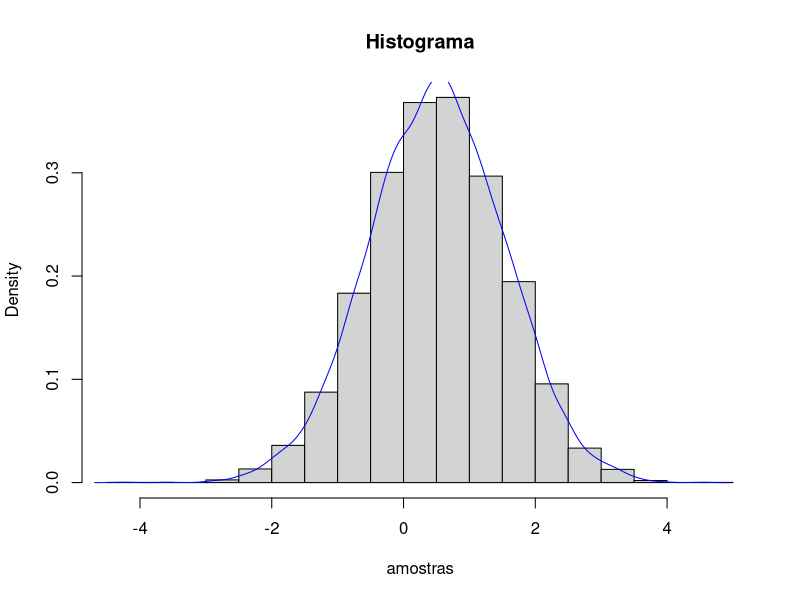
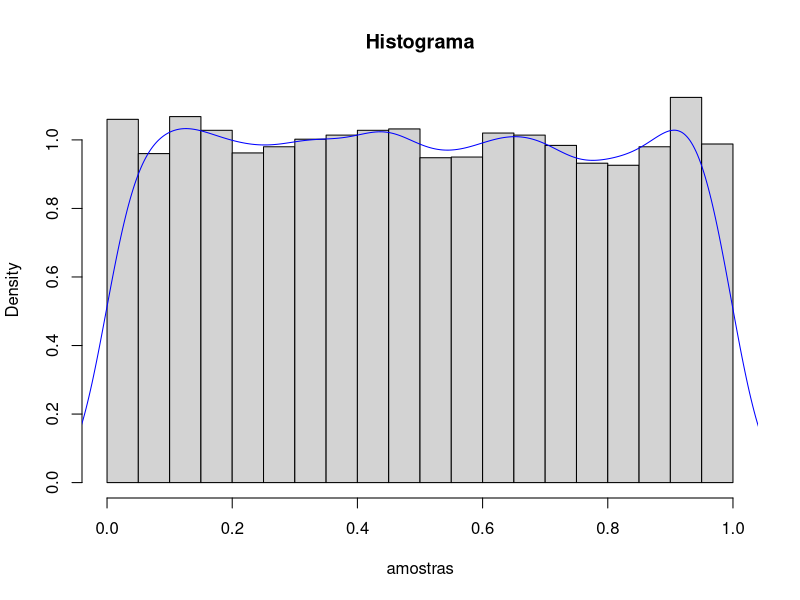
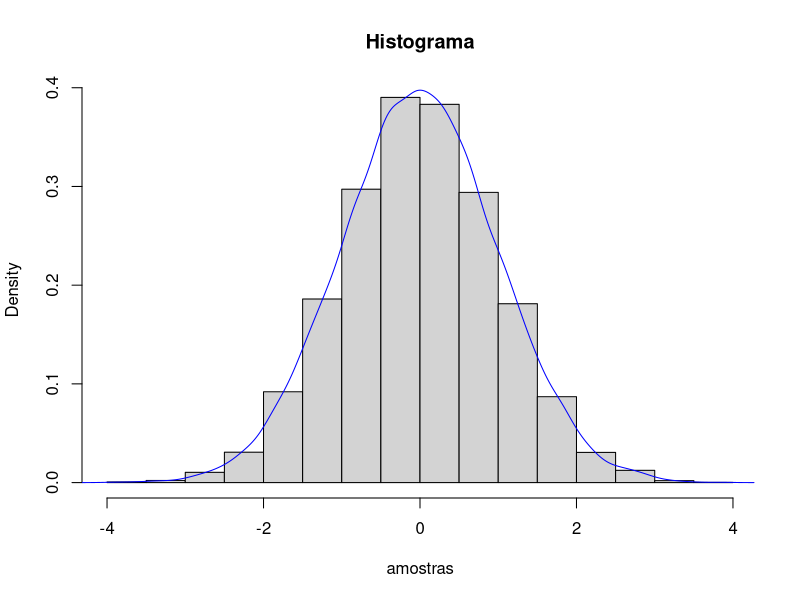
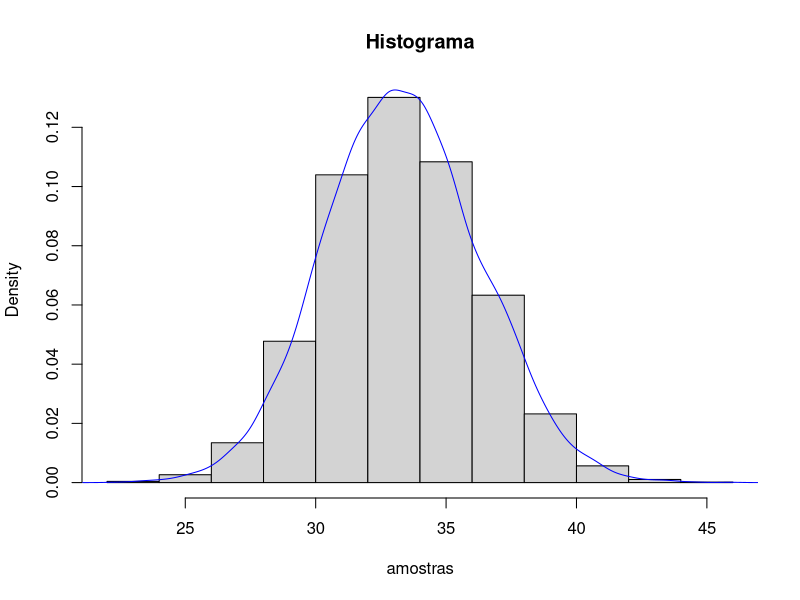
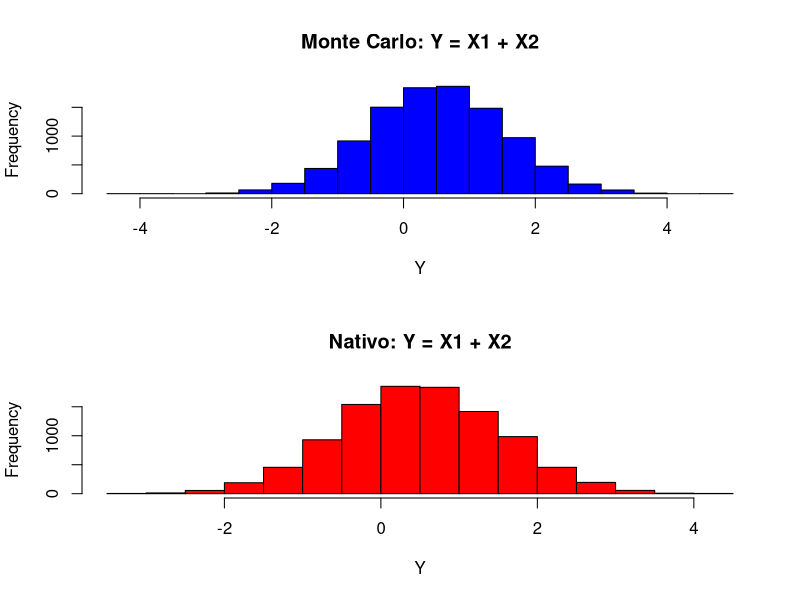
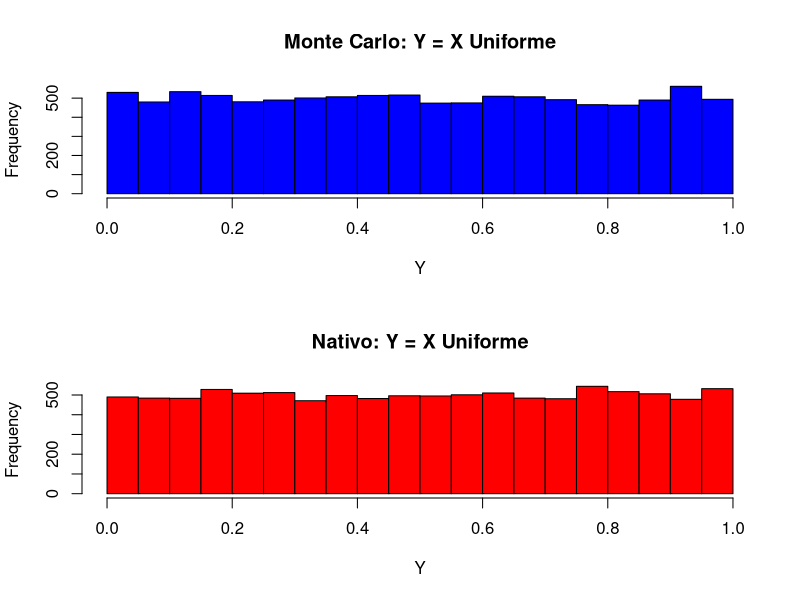
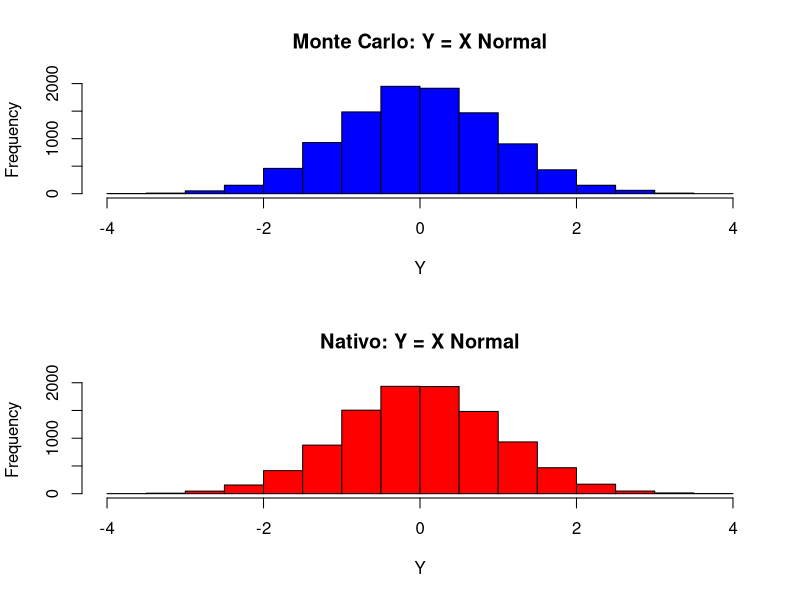
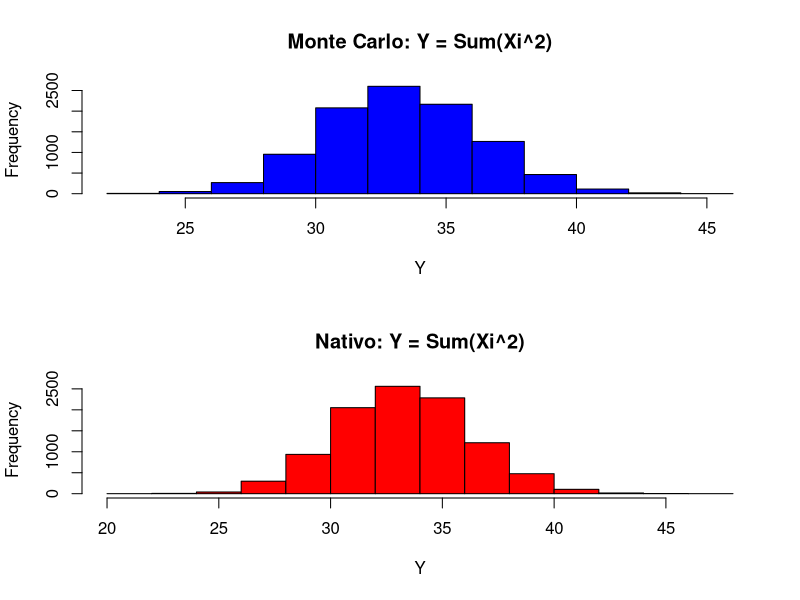

These charts were generated, in order, by the following R code:
# 1. Implementar o LCG
# Função LCG
set.seed(123)
lcg <- function(m = 2^31 - 1, a = 1664525, c = 1013904223, X0 = 1, N) {
  x <- numeric(N)
  x[1] <- X0
  for (i in 2:N) {
    x[i] <- (a * x[i-1] + c) %% m
  }
  # Normalizar para o intervalo [0, 1]
  u <- x / m
  return(u)
}

# Teste da função LCG
N <- 1000
lcg_vals <- lcg(N = N)
head(lcg_vals)



# 2. Implementar a Inverse Transform Sampling
inverse_transform_sampling <- function(U, dist = "uniform", params = list()) {
  if (dist == "uniform") {
    a <- ifelse(is.null(params$a), 0, params$a)
    b <- ifelse(is.null(params$b), 1, params$b)
    return(a + (b - a) * U)
  } else if (dist == "normal") {
    mu <- ifelse(is.null(params$mu), 0, params$mu)
    sigma <- ifelse(is.null(params$sigma), 1, params$sigma)
    return(qnorm(U, mean = mu, sd = sigma))
  }
  stop("Distribuição não suportada")
}

# Teste da função Inverse Transform Sampling
uniform_samples <- inverse_transform_sampling(lcg_vals, dist = "uniform", params = list(a = 0, b = 1))
normal_samples <- inverse_transform_sampling(lcg_vals, dist = "normal", params = list(mu = 0, sigma = 1))
head(uniform_samples)
head(normal_samples)



# 3. Implementar o Método de Monte Carlo com critério de parada por convergência
monte_carlo <- function(func, n_max = 10000, tol = 1e-6) {
  estimates <- numeric(n_max)
  for (n in 1:n_max) {
    estimates[n] <- func()
    if (n > 1) {
      if (abs(estimates[n] - estimates[n-1]) < tol) {
        return(list(estimate = mean(estimates[1:n]), sd = sd(estimates[1:n]), n = n))
      }
    }
  }
  return(list(estimate = mean(estimates), sd = sd(estimates), n = n_max))
}

# Funções de teste
func_uniform <- function() { sum(runif(100, 0, 1)^2) }
func_normal <- function() { rnorm(1, mean = 0, sd = 1) }

# Teste da função Monte Carlo
result_uniform <- monte_carlo(func_uniform)
result_normal <- monte_carlo(func_normal)

print(result_uniform)
print(result_normal)



# 4. Testar a rotina implementada no método de Monte Carlo nos cenários fornecidos
# Cenário 1: Y=X1+X2, X1: uniforme, (0, 1) e X2: normal, (0,1)
monte_carlo_Y1 <- function() {
  X1 <- runif(1, 0, 1)
  X2 <- rnorm(1, 0, 1)
  return(X1 + X2)
}
result_Y1 <- monte_carlo(monte_carlo_Y1)


# Cenário 2: Y=X2, X: uniforme (0,1) ou normal (0, 1)
monte_carlo_Y2_uniform <- function() { return(runif(1, 0, 1)) }
monte_carlo_Y2_normal <- function() { return(rnorm(1, 0, 1)) }

result_Y2_uniform <- monte_carlo(monte_carlo_Y2_uniform)
result_Y2_normal <- monte_carlo(monte_carlo_Y2_normal)


# Cenário 3: Y=Sum(Xi2), i=1,...,100; Xi: uniforme, (0,1);
monte_carlo_Y3 <- function() {
  X <- runif(100, 0, 1)
  return(sum(X^2))
}
result_Y3 <- monte_carlo(monte_carlo_Y3)


# 5. Obter a média, desvio padrão, histograma e/ou PDF de Y
# Função para obter estatísticas
obter_estatisticas <- function(amostras) {
  media <- mean(amostras)
  desvio_padrao <- sd(amostras)
  hist(amostras, probability = TRUE, main = "Histograma")
  lines(density(amostras), col = "blue")
  return(list(media = media, desvio_padrao = desvio_padrao))
}

# Obter amostras
amostras_Y1 <- replicate(10000, monte_carlo_Y1())
amostras_Y2_uniform <- replicate(10000, monte_carlo_Y2_uniform())
amostras_Y2_normal <- replicate(10000, monte_carlo_Y2_normal())
amostras_Y3 <- replicate(10000, monte_carlo_Y3())

# Estatísticas
estatisticas_Y1 <- obter_estatisticas(amostras_Y1)
estatisticas_Y2_uniform <- obter_estatisticas(amostras_Y2_uniform)
estatisticas_Y2_normal <- obter_estatisticas(amostras_Y2_normal)
estatisticas_Y3 <- obter_estatisticas(amostras_Y3)

print(estatisticas_Y1)
print(estatisticas_Y2_uniform)
print(estatisticas_Y2_normal)
print(estatisticas_Y3)



# 6. Comparar o resultado e a taxa de convergência com a função de geração de números aleatórios nativa em R
# Função Monte Carlo com amostras nativas de R
monte_carlo_native <- function(func, n_max = 10000, tol = 1e-6) {
  estimates <- numeric(n_max)
  for (n in 1:n_max) {
    estimates[n] <- func()
    if (n > 1) {
      if (abs(estimates[n] - estimates[n-1]) < tol) {
        return(list(estimate = mean(estimates[1:n]), sd = sd(estimates[1:n]), n = n))
      }
    }
  }
  return(list(estimate = mean(estimates), sd = sd(estimates), n = n_max))
}

# Teste com funções nativas
result_native_Y1 <- monte_carlo_native(monte_carlo_Y1)
result_native_Y2_uniform <- monte_carlo_native(monte_carlo_Y2_uniform)
result_native_Y2_normal <- monte_carlo_native(monte_carlo_Y2_normal)
result_native_Y3 <- monte_carlo_native(monte_carlo_Y3)


# Comparando os resultados
cat("Comparação - Cenário 1:\n")
cat("Monte Carlo - Média:", result_Y1$estimate, "Desvio Padrão:", result_Y1$sd, "\n")
cat("Nativo - Média:", result_native_Y1$estimate, "Desvio Padrão:", result_native_Y1$sd, "\n\n")

cat("Comparação - Cenário 2 - Uniforme:\n")
cat("Monte Carlo - Média:", result_Y2_uniform$estimate, "Desvio Padrão:", result_Y2_uniform$sd, "\n")
cat("Nativo - Média:", result_native_Y2_uniform$estimate, "Desvio Padrão:", result_native_Y2_uniform$sd, "\n\n")
cat("Comparação - Cenário 2 - Normal:\n")
cat("Monte Carlo - Média:", result_Y2_normal$estimate, "Desvio Padrão:", result_Y2_normal$sd, "\n")
cat("Nativo - Média:", result_native_Y2_normal$estimate, "Desvio Padrão:", result_native_Y2_normal$sd, "\n\n")


cat("Comparação - Cenário 3:\n")
cat("Monte Carlo - Média:", result_Y3$estimate, "Desvio Padrão:", result_Y3$sd, "\n")
cat("Nativo - Média:", result_native_Y3$estimate, "Desvio Padrão:", result_native_Y3$sd, "\n\n")


# Plotando histogramas
par(mfrow = c(2, 1))

hist(amostras_Y1, main = "Monte Carlo: Y = X1 + X2", xlab = "Y", col = "blue")
hist(replicate(10000, monte_carlo_Y1()), main = "Nativo: Y = X1 + X2", xlab = "Y", col = "red")

hist(amostras_Y2_uniform, main = "Monte Carlo: Y = X Uniforme", xlab = "Y", col = "blue")
hist(replicate(10000, monte_carlo_Y2_uniform()), main = "Nativo: Y = X Uniforme", xlab = "Y", col = "red")

hist(amostras_Y2_normal, main = "Monte Carlo: Y = X Normal", xlab = "Y", col = "blue")
hist(replicate(10000, monte_carlo_Y2_normal()), main = "Nativo: Y = X Normal", xlab = "Y", col = "red")

hist(amostras_Y3, main = "Monte Carlo: Y = Sum(Xi^2)", xlab = "Y", col = "blue")
hist(replicate(10000, monte_carlo_Y3()), main = "Nativo: Y = Sum(Xi^2)", xlab = "Y", col = "red")
